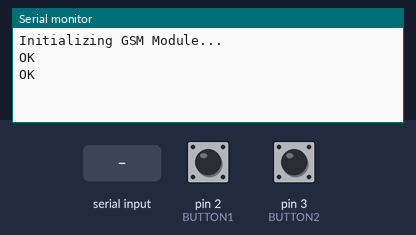
Recording of a sketch running on a simulated Arduino Uno, built with avr-gcc and run on an emulated ATmega328P. Shown: the last lines printed to the serial monitor. Inputs (shaded band) come from the test bench; at power-on: pin 2 (BUTTON1) HIGH, pin 3 (BUTTON2) HIGH. The modem accepts every AT command (registered, SIM ready, sends succeed) and sends nothing else.

Above: at 3.2 s.
3.3 s: pin 2 (BUTTON1) pulled LOW for 0.15 s
At 5.4 s:
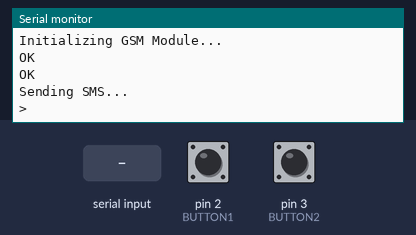
5.8 s: "1" received over the second serial link
8.8 s: "0" received over the second serial link
At 11.1 s:
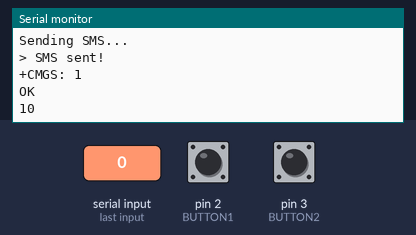

Measured:
- after the input at 3.3 s, the serial monitor: prints a new line at once (image 1)
- after the input at 8.8 s, the serial monitor: prints a new line after 1.1 s (image 2)

The sketch:

mar6_gsm_code.ino
```cpp
#include <SoftwareSerial.h>

#define GSM_RX 10  // RX pin for GSM module
#define GSM_TX 11  // TX pin for GSM module

#define BUTTON1 2  // Pin for push button 1
#define BUTTON2 3  // Pin for push button 2

SoftwareSerial GSM(GSM_RX, GSM_TX);  // Create a SoftwareSerial object for GSM communication

void setup() {
  Serial.begin(9600);   // Start serial communication for debugging
  GSM.begin(9600);      // Start GSM module communication

  pinMode(BUTTON1, INPUT_PULLUP);  // Set button pins as input with internal pull-up resistors
  pinMode(BUTTON2, INPUT_PULLUP);

  Serial.println("Initializing GSM Module...");

  // Test GSM module with AT command
  GSM.println("AT");
  delay(1000);
  printGSMResponse();

  // Set SMS to text mode
  GSM.println("AT+CMGF=1");
  delay(1000);
  printGSMResponse();
}

void loop() {
  // Check if button 1 is pressed
  if (digitalRead(BUTTON1) == LOW) {
    sendSMS("+916383590160", "80% alert");
    delay(1000);  // Debounce delay
  }

  // Check if button 2 is pressed
  if (digitalRead(BUTTON2) == LOW) {
    sendSMS("+919944486867", "50% alert");
    delay(1000);  // Debounce delay
  }
}

// Function to send an SMS
void sendSMS(String phoneNumber, String message) {
  Serial.println("Sending SMS...");

  GSM.print("AT+CMGS=\"");     // Send SMS command
  GSM.print(phoneNumber);      // Add phone number
  GSM.println("\"");
  delay(1000);                 // Wait for the prompt
  printGSMResponse();          // Print response to check for issues

  GSM.print(message);          // Add the message content
  delay(500);

  GSM.write(26);               // ASCII code for CTRL+Z to send the SMS
  delay(5000);                 // Wait for the SMS to be sent

  Serial.println("SMS sent!");
  printGSMResponse();          // Print the GSM module response
}

// Function to print the GSM module response to the Serial Monitor
void printGSMResponse() {
  while (GSM.available()) {
    Serial.write(GSM.read());
  }
}
```
